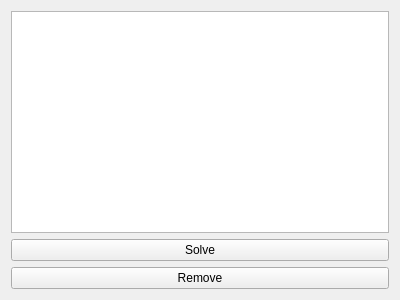
<?xml version="1.0" encoding="UTF-8"?>
<ui version="4.0">
 <class>ProgrammerWindow</class>
 <widget class="QWidget" name="ProgrammerWindow">
  <property name="geometry">
   <rect>
    <x>0</x>
    <y>0</y>
    <width>400</width>
    <height>300</height>
   </rect>
  </property>
  <property name="windowTitle">
   <string>Form</string>
  </property>
  <layout class="QVBoxLayout" name="verticalLayout">
   <item>
    <widget class="QListWidget" name="allIssues"/>
   </item>
   <item>
    <widget class="QPushButton" name="solveButton">
     <property name="text">
      <string>Solve</string>
     </property>
    </widget>
   </item>
   <item>
    <widget class="QPushButton" name="removeButton">
     <property name="text">
      <string>Remove</string>
     </property>
    </widget>
   </item>
  </layout>
 </widget>
 <resources/>
 <connections/>
</ui>
